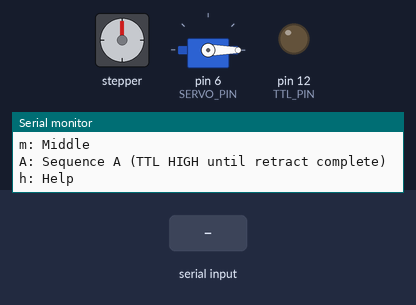
The sketch below on a simulated Arduino Uno, built with avr-gcc and run on an emulated ATmega328P. Parts: stepper motor, servo, output pins drawn as LEDs (lit = HIGH), the last lines printed to the serial monitor. Wiring (inferred from the names in the program): stepper motor (2048 steps per turn assumed): coils pin 8, pin 9, pin 10, pin 11. The inputs (shaded band) are chosen by the test bench. Pins used as bus, display or sensor lines are not drawn.

Above: at 1.8 s.
1.9 s: "A" received over Serial
At 2.9 s:
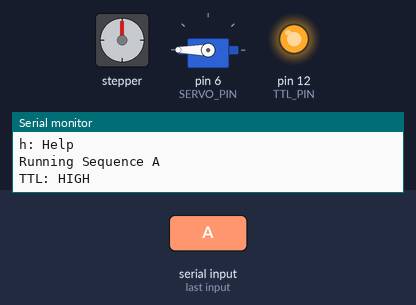
4.9 s: "90,45\n" received over Serial
At 10.7 s:
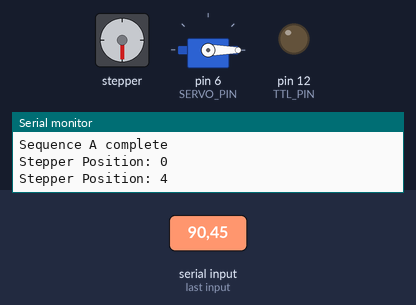
10.9 s: "e90\n" received over Serial
At 11.8 s:
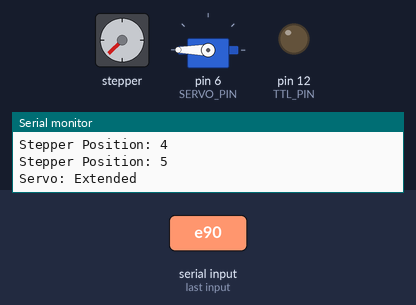
13.9 s: "r,45\n" received over Serial
At 16.7 s:
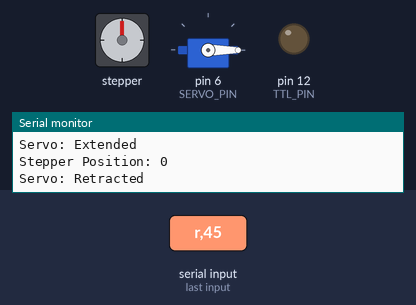
19.9 s: "m90\n" received over Serial
At 23.1 s:
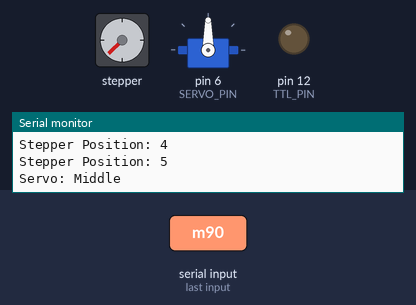
25.9 s: "n90\n" received over Serial
Timing chart, 0 to 29.9 s (numbered marks = the images above; inputs shaded):
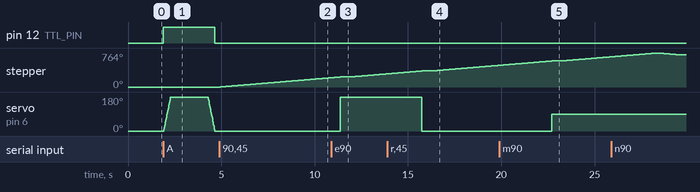

Measured:
- after the input at 1.9 s, pin 12 (TTL_PIN): LOW → HIGH at once, → LOW 2.8 s later; servo on pin 6 (SERVO_PIN): rises from 0° to 180° in 0.35 s, then falls to 0° in 2.4 s
- after the input at 4.9 s, stepper: keeps turning clockwise at about 35°/s, starting at once
- after the input at 10.9 s, servo on pin 6 (SERVO_PIN): 0° → 180° after 0.47 s
- after the input at 13.9 s, servo on pin 6 (SERVO_PIN): 180° → 0° after 1.8 s
- after the input at 19.9 s, servo on pin 6 (SERVO_PIN): 0° → 90° after 2.8 s

The sketch:

VONFREYWHEELANDLINEARAUCTUATOR_withTTL.ino
```cpp
#include <Servo.h>

#define IN1 8
#define IN2 9
#define IN3 10
#define IN4 11
#define SERVO_PIN 6
#define TTL_PIN 12

const int POSITIONS = 8;
const int STEPS_PER_POSITION = 512;
int currentPosition = 0;
int pos = 0;

Servo myservo;

const int coilSequence[8][4] = {
  {1, 0, 0, 0},
  {1, 1, 0, 0},
  {0, 1, 0, 0},
  {0, 1, 1, 0},
  {0, 0, 1, 0},
  {0, 0, 1, 1},
  {0, 0, 0, 1},
  {1, 0, 0, 1}
};

void setup() {
  pinMode(IN1, OUTPUT);
  pinMode(IN2, OUTPUT);
  pinMode(IN3, OUTPUT);
  pinMode(IN4, OUTPUT);
  pinMode(TTL_PIN, OUTPUT);
  digitalWrite(TTL_PIN, LOW);

  myservo.attach(SERVO_PIN);
  myservo.write(0);
  delay(500);

  Serial.begin(9600);
  Serial.println("Stepper + Servo + TTL Ready!");
  printHelp();
}

void loop() {
  if (Serial.available()) {
    char command = Serial.read();

    // STEPPER COMMANDS
    if (command >= '0' && command <= '7') {
      int targetPosition = command - '0';
      moveToPosition(targetPosition);
    }
    else if (command == 'n') moveToPosition((currentPosition + 1) % POSITIONS);
    else if (command == 'p') moveToPosition((currentPosition - 1 + POSITIONS) % POSITIONS);

    // SERVO SIMPLE COMMANDS
    else if (command == 'e') servoExtend();
    else if (command == 'r') servoRetract();
    else if (command == 'm') servoMiddle();

    // SERVO SEQUENCE A
    else if (command == 'A' || command == 'a') runSequenceA();

    else if (command == 'h') printHelp();
  }
}

// ===== STEPPER MOTOR FUNCTIONS =====
void moveToPosition(int target) {
  int stepsNeeded = (target - currentPosition) * STEPS_PER_POSITION;

  if (stepsNeeded > POSITIONS * STEPS_PER_POSITION / 2) {
    stepsNeeded -= POSITIONS * STEPS_PER_POSITION;
  }
  else if (stepsNeeded < -POSITIONS * STEPS_PER_POSITION / 2) {
    stepsNeeded += POSITIONS * STEPS_PER_POSITION;
  }

  int direction = (stepsNeeded > 0) ? 1 : -1;

  for (int i = 0; i < abs(stepsNeeded); i++) {
    stepMotor(direction);
    delayMicroseconds(2500);
  }

  currentPosition = target;
  disableMotor();
  Serial.print("Stepper Position: ");
  Serial.println(target);
}

void stepMotor(int direction) {
  static int stepIndex = 0;

  stepIndex += direction;
  if (stepIndex < 0) stepIndex = 7;
  if (stepIndex > 7) stepIndex = 0;

  digitalWrite(IN1, coilSequence[stepIndex][0] * 255);
  digitalWrite(IN2, coilSequence[stepIndex][1] * 255);
  digitalWrite(IN3, coilSequence[stepIndex][2] * 255);
  digitalWrite(IN4, coilSequence[stepIndex][3] * 255);
}

void disableMotor() {
  digitalWrite(IN1, LOW);
  digitalWrite(IN2, LOW);
  digitalWrite(IN3, LOW);
  digitalWrite(IN4, LOW);
}

// ===== SERVO FUNCTIONS =====
void servoExtend() {
  myservo.write(180);
  Serial.println("Servo: Extended");
  delay(500);
}

void servoRetract() {
  myservo.write(0);
  Serial.println("Servo: Retracted");
  delay(500);
}

void servoMiddle() {
  myservo.write(90);
  Serial.println("Servo: Middle");
  delay(500);
}

// ===== SEQUENCE A =====
void runSequenceA() {
  Serial.println("Running Sequence A");

  // TTL GOES HIGH
  digitalWrite(TTL_PIN, HIGH);
  Serial.println("TTL: HIGH");

  // ROTATE FORWARD (0° to 180°)
  for (pos = 0; pos <= 180; pos += 1) {
    myservo.write(pos);
    delay(2);
  }

  // DELAY 2 SECONDS (TTL still HIGH)
  delay(2000);

  // ROTATE BACKWARD (180° to 0°)
  for (pos = 180; pos >= 0; pos -= 1) {
    myservo.write(pos);
    delay(2);
  }

  // TTL GOES LOW AFTER RETRACT COMPLETE
  digitalWrite(TTL_PIN, LOW);
  Serial.println("TTL: LOW");

  // STOP
  myservo.write(0);
  Serial.println("Sequence A complete\n");
}

void printHelp() {
  Serial.println("\n=== STEPPER COMMANDS ===");
  Serial.println("0-7: Go to position");
  Serial.println("n: Next position");
  Serial.println("p: Previous position");

  Serial.println("\n=== SERVO COMMANDS ===");
  Serial.println("e: Extend");
  Serial.println("r: Retract");
  Serial.println("m: Middle");
  Serial.println("A: Sequence A (TTL HIGH until retract complete)");

  Serial.println("\nh: Help\n");
} 
```
